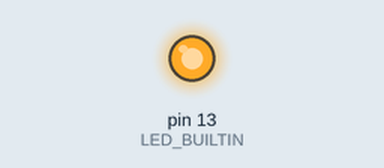
This sketch was run on a simulated Arduino Uno, built with avr-gcc and run on an emulated ATmega328P. Shown: output pins drawn as LEDs (lit = HIGH).

Above: at 0.5 s.
At 10.5 s:
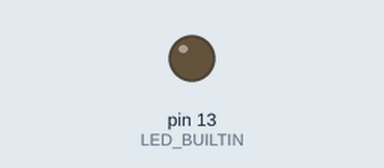
Timing chart, 0 to 11.7 s (numbered marks = the images above):
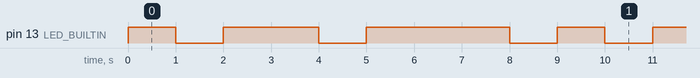

The sketch:

blinking_123.ino
```cpp
// the setup function runs once when you press reset or power the board
void setup() {
  // initialize digital pin LED_BUILTIN as an output.
  pinMode(LED_BUILTIN, OUTPUT);

}

// the loop function runs over and over again forever
void loop() {
  for(int i=1; i<=3; i++){
    timedBlink(i);
  }
}

void timedBlink(int interval){
  digitalWrite(LED_BUILTIN, HIGH);   // turn the LED on (HIGH is the voltage level)
  delay(interval*1000);                       // wait for a second
  digitalWrite(LED_BUILTIN, LOW);    // turn the LED off by making the voltage LOW
  delay(1000);
}
```

Measured:
- by itself, pin 13 (LED_BUILTIN): repeats every 9.0 s: LOW 1.0 s, HIGH 2.0 s, LOW 1.0 s, HIGH 3.0 s, LOW 1.0 s, HIGH 1.0 s
- by itself, everything shown: repeats every 9.0 s, in 6 steps
